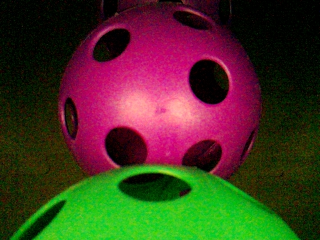
#> input picture src/artifact-detection/images3/1.png, 320 x 240 px; its folder holds only this picture in this run
$ python pipeline.py
#> lines starting #> are read from the running program, lines starting #| are printed output that depends on the picture; after the words box and inside, x2 and y2 are one past the last pixel; in counts of white or black regions, pixels touching at a corner belong together; long printed decimals are rounded
import numpy as np
import cv2
import sys
import os

# Code looks a bit smaller; less work is needed due to not accounting for angles. Also may need to improve mask stuff

# Constants
GREEN = 0
PURPLE = 1
BOTH = 2
GREEN_RANGE = [
    [40, 30, 80],
    [98, 245, 255]
]
PURPLE_RANGE = [
    [138, 100, 40],
    [168, 255, 255]
]
THRESHOLD_FDIST = 0.1 # inches threshold for the limelight to signal that intake can start spinning; need to know if this is even needed, or if some intake return type is needed

# Formulas
inches2px = lambda inches: inches * 72.85714286
px2inches = lambda px: px / 72.85714286
fd = lambda r: (-1.45669e9 / ((-290564.256*r) - 40436845.9)) - 16.01634
turn = lambda xOff_in, radius_px: np.degrees(np.arctan2(xOff_in, fd(radius_px)))

# Regression for fd(r); forward distance in inches with respect to pixel radius

# Do not include debug and draw in limelight. Delete all calls
debug_mode = 1
def debug(name, mask):
    if debug_mode == 0:
        cv2.imshow(name, mask)
        cv2.waitKey(0)
        cv2.destroyAllWindows()
    else:
        return

def draw(img, x, y, r):
    x = int(x)
    y = int(y)
    r = int(r)
    print(f"Drawing at (x = {x}, y = {y}, r = {r})")
    cv2.circle(img, (x, y), r, (0, 255, 0), 2)
    cv2.circle(img, (x, y), 2, (0, 0, 255), 3)
    return img

def transform(mask):
    ksize = 31
    gse = lambda x, y: cv2.getStructuringElement(cv2.MORPH_ELLIPSE, (x, y))
    mask = cv2.dilate(mask, gse(3,3), iterations=1)
    mask = cv2.medianBlur(mask, 5)
    debug("Dilation + Median", mask)
    mask = cv2.GaussianBlur(mask, (ksize, ksize), 1)
    _, mask = cv2.threshold(mask, 5, 255, cv2.THRESH_BINARY)
    mask = cv2.erode(mask, gse(6,6), iterations=1)
    mask = cv2.medianBlur(mask, 5)

    return mask

def find_circle_ransac(points, max_iterations=1000, inlier_threshold=5.0, min_inliers=10):
    best_circle = None
    best_inliers = 0
    points = points.reshape(-1, 2)
    n_points = len(points)

    if n_points < 3:
        return None

    for _ in range(max_iterations):
        idx = np.random.choice(n_points, 3, replace=False)
        p1, p2, p3 = points[idx]

        A = np.array([p1, p2, p3])
        try:
            m1 = (p1 + p2) / 2
            m2 = (p2 + p3) / 2
            d1 = -(p2[0] - p1[0]) / (p2[1] - p1[1]) if p2[1] != p1[1] else np.inf
            d2 = -(p3[0] - p2[0]) / (p3[1] - p2[1]) if p3[1] != p2[1] else np.inf

            if np.isinf(d1) and np.isinf(d2) or abs(d1 - d2) < 1e-6:
                continue

            if np.isinf(d1):
                xc = m1[0]
                yc = d2 * (xc - m2[0]) + m2[1]
            elif np.isinf(d2):
                xc = m2[0]
                yc = d1 * (xc - m1[0]) + m1[1]
            else:
                xc = (d1 * m1[0] - d2 * m2[0] + m2[1] - m1[1]) / (d1 - d2)
                yc = d1 * (xc - m1[0]) + m1[1]

            r = np.sqrt((p1[0] - xc)**2 + (p1[1] - yc)**2)

            distances = np.sqrt((points[:, 0] - xc)**2 + (points[:, 1] - yc)**2)
            inliers = np.sum(np.abs(distances - r) < inlier_threshold)

            if inliers > best_inliers and inliers >= min_inliers:
                best_inliers = inliers
                best_circle = (xc, yc, r)

        except Exception:
            continue

    return best_circle

def detect(img, color):
    artifacts_found = []
    hsv = cv2.cvtColor(img, cv2.COLOR_BGR2HSV)

    if color == GREEN:
        green_lower = np.array(GREEN_RANGE[0], dtype="uint8")
        green_upper = np.array(GREEN_RANGE[1], dtype="uint8")
        mask = cv2.inRange(hsv, green_lower, green_upper)

    if color == PURPLE:
        purple_lower = np.array(PURPLE_RANGE[0], dtype="uint8")
        purple_upper = np.array(PURPLE_RANGE[1], dtype="uint8")
        mask = cv2.inRange(hsv, purple_lower, purple_upper)

    if color == BOTH:
        green_lower = np.array(GREEN_RANGE[0], dtype="uint8")
        green_upper = np.array(GREEN_RANGE[1], dtype="uint8")
        mask_green = cv2.inRange(hsv, green_lower, green_upper)

        purple_lower = np.array(PURPLE_RANGE[0], dtype="uint8")
        purple_upper = np.array(PURPLE_RANGE[1], dtype="uint8")
        mask_purple = cv2.inRange(hsv, purple_lower, purple_upper)

        mask = cv2.bitwise_or(mask_green, mask_purple)

    debug("No Gaussian Blur", mask)

    mask = transform(mask)

    debug("Gaussian Blur", mask)

    contours = cv2.findContours(mask, cv2.RETR_EXTERNAL, cv2.CHAIN_APPROX_SIMPLE)
    contours = contours[0] if len(contours) == 2 else contours[1]

    circles_list = []
    for contour in contours:
        if len(contour) < 6:
            continue

        circle = find_circle_ransac(contour, max_iterations=1000, inlier_threshold=5.0, min_inliers=10)
        if circle is None:
            continue

        xc, yc, r = circle

        if r < 85:
            continue

        circles_list.append([xc, yc, r])

        cv2.circle(img, (int(xc), int(yc)), int(r), (0, 255, 0), 2)
        cv2.circle(img, (int(xc), int(yc)), 3, (0, 0, 255), -1)

    circles = None
    if len(circles_list) > 0:
        circles = np.array([circles_list])

    height, width = img.shape[:2]
    center_x = width // 2
    center_y = height // 2

    if circles is not None:
        circles = np.round(circles[0, :]).astype("int")

        for (x, y, r) in circles:
            img = draw(img, x, y, r)

            x_in = px2inches(x)
            y_in = px2inches(y)

            x_offset_px = x - center_x
            y_offset_px = y - center_y

            x_offset_in = px2inches(x_offset_px)
            y_offset_in = px2inches(y_offset_px)
            radius_in = px2inches(r)

            dist_px = np.sqrt(x_offset_px ** 2 + y_offset_px ** 2)
            artifacts_found.append((dist_px, x_offset_in, y_offset_in, radius_in, x_in, y_in, x, y, r))

        artifacts_found.sort(key=lambda t: t[0])
        _, xOff_in, yOff_in, radius_in, x_in, y_in, x, y, r = artifacts_found[0]

        return x_in, y_in, xOff_in, yOff_in, radius_in, x, y, r

    return None, None, None, None, None, None, None, None


def runPipeline(img, llrobot):
    try:
        if llrobot[0] > 0.5:
            x_in, y_in, xOff, yOff, radius, x, y, r = detect(img, GREEN)

            if xOff is not None:
                angle = turn(xOff, r)
                returnType = 1.0 # I see something
                forward = fd(r)
                print("xOff_in:", xOff, "yOff_in:", yOff, "radius_in:", radius, "forward_in:", forward, "angle", angle)
                print("x:", x, "y:", y, "r:", r)
                img = draw(img, x, y, r)
                return np.array([[]]), img, [returnType, xOff, yOff, forward, angle, 0.0, 0.0, 0.0] # SIG --> 2, intakeable; 1, not intakeable

            return np.array([[]]), img, [0.0, 0.0, 0.0, 0.0, 0.0, 0.0, 0.0, 0.0] # SIG --> 0, nothing

        if llrobot[1] > 0.5:
            x_in, y_in, xOff, yOff, radius, x, y, r = detect(img, PURPLE)

            if xOff is not None:
                angle = turn(xOff, r)
                returnType = 1.0
                forward = fd(r)
                print("xOff_in:", xOff, "yOff_in:", yOff, "radius_in:", radius, "forward_in:", forward, "angle", angle)
                print("x:", x, "y:", y, "r:", r)
                img = draw(img, x, y, r)
                return np.array([[]]), img, [returnType, xOff, yOff, forward, angle, 0.0, 0.0, 0.0] # SIG --> 1, found
            return np.array([[]]), img, [0.0, 0.0, 0.0, 0.0, 0.0, 0.0, 0.0, 0.0] # SIG --> 0, nothing

        if llrobot[2] > 0.5:
            x_in, y_in, xOff, yOff, radius, x, y, r = detect(img, BOTH)

            if xOff is not None:
                angle = turn(xOff, r)
                returnType = 1.0
                forward = fd(r)
                print("xOff_in:", xOff, "yOff_in:", yOff, "radius_in:", radius, "forward_in:", forward, "angle", angle)
                print("x:", x, "y:", y, "r:", r)
                img = draw(img, x, y, r)
                return np.array([[]]), img, [returnType, xOff, yOff, forward, angle, 0.0, 0.0, 0.0] # SIG --> 1, found

            return np.array([[]]), img, [0.0, 0.0, 0.0, 0.0, 0.0, 0.0, 0.0, 0.0] # SIG --> 0, nothing

    except Exception as e:
        print("Error in runPipeline:", e)
        return np.array([[]]), img, [-1.0, 0.0, 0.0, 0.0, 0.0, 0.0, 0.0, 0.0] # SIG --> -1, error occured

# DO NOT INCLUDE IN LIMELIGHT
if __name__ == "__main__":
    mode = 0
    if mode == 0:
        for i in range(1, 31):
            print(f"=================== image{i}.png ===================")
            img = cv2.imread(f"images3/{i}.png")
#> img is the input picture: shape (240, 320, 3); mean B, G, R 35.2, 52.7, 67.5
            llrobot = [1.0, 0.0, 0.0]
            _, img, _ = runPipeline(img, llrobot)
#> in detect, `hsv = cv2.cvtColor(img, cv2.COLOR_BGR2HSV)`: hsv: shape (240, 320, 3); mean H, S, V 87.4, 220.8, 96.2
#> in detect, `mask = cv2.inRange(hsv, green_lower, green_upper)`:
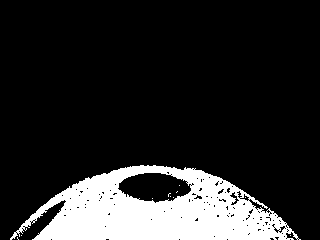
#> mask: shape (240, 320); 16.1% white; 11 white regions (10 under 20 px), largest, box (x1, y1, x2, y2) and area: (10, 165, 301, 240) 12386
#> in transform, `mask = cv2.dilate(mask, gse(3,3), iterations=1)`:
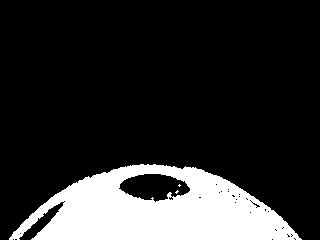
#> mask: shape (240, 320); 17.6% white; 3 white regions (2 under 20 px), largest, box (x1, y1, x2, y2) and area: (9, 164, 302, 240) 13528
#> in transform, `mask = cv2.medianBlur(mask, 5)`:
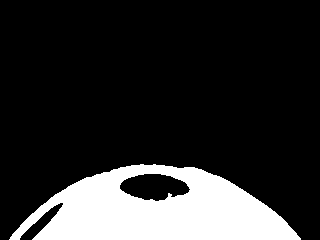
#> mask: shape (240, 320); 17.7% white; 1 white region, box (x1, y1, x2, y2) and area: (9, 164, 301, 240) 13599
#> in transform, `_, mask = cv2.threshold(mask, 5, 255, cv2.THRESH_BINARY)`:
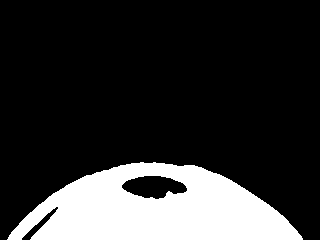
#> mask: shape (240, 320); 19.3% white; 1 white region, box (x1, y1, x2, y2) and area: (7, 162, 303, 240) 14796
#> in transform, `mask = cv2.erode(mask, gse(6,6), iterations=1)`:
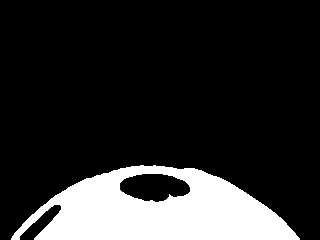
#> mask: shape (240, 320); 17.1% white; 1 white region, box (x1, y1, x2, y2) and area: (11, 165, 300, 240) 13127
#> in transform, `mask = cv2.medianBlur(mask, 5)`: mask: shape (240, 320); 17.1% white; 1 white region
#> in detect, `contours = cv2.findContours(mask, cv2.RETR_EXTERNAL, cv2.CHAIN_APPROX_..`: contours = 1 contour; box (x1, y1, x2, y2) and area: (11, 165, 300, 240) 14248
#> the loop in detect, `for contour in contours:` made 1 pass
#> (n_points in find_circle_ransac, xc, yc, r) on pass 1: (178, 157.3, 338.8, 173.7)
#> after the loop in detect, `for contour in contours:`:
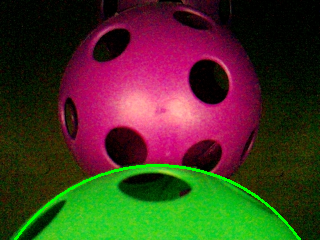
#> img: shape (240, 320, 3); 1.22% of pixels changed, all inside (x1, y1, x2, y2) = (14, 164, 301, 240)
#> after the loop in detect, `for contour in contours:`: circles_list = [[157.3, 338.8, 173.7]]
#> in detect, `circles = np.round(circles[0, :]).astype("int")`: circles = [[157, 339, 174]]
#> the loop in detect, `for (x, y, r) in circles:` made 1 pass
#> (x_in, y_in, x_offset_px, y_offset_px, x_offset_in) on pass 1: (2.15, 4.65, -3, 219, -0.0412)
#| Drawing at (x = 157, y = 339, r = 174)
#> after the loop in detect, `for (x, y, r) in circles:`: artifacts_found = [(219, -0.0412, 3.01, 2.39, 2.15, 4.65, 157, 339, 174)]
#> in detect, `_, xOff_in, yOff_in, radius_in, x_in, y_in, x, y, r = artifacts_found[0]`: xOff_in = -0.0412; yOff_in = 3.01; x = 157; y = 339; r = 174
#> in runPipeline, `x_in, y_in, xOff, yOff, radius, x, y, r = detect(img, GREEN)`: x_in = 2.15; y_in = 4.65; xOff = -0.0412; yOff = 3.01; radius = 2.39; x = 157; y = 339; r = 174
#> in runPipeline, `angle = turn(xOff, r)`: angle = -100.8
#> in runPipeline, `forward = fd(r)`: forward = -0.00788
#| xOff_in: -0.04118 yOff_in: 3.006 radius_in: 2.388 forward_in: -0.007883 angle -100.837
#| x: 157 y: 339 r: 174
#| Drawing at (x = 157, y = 339, r = 174)
            debug(f"Detection {i}", img)
    else:
        img = cv2.imread(f"images3/2.png")
        llrobot = [1.0, 0.0, 0.0]
        _, img, out = runPipeline(img, llrobot)
        debug("Detection", img)
